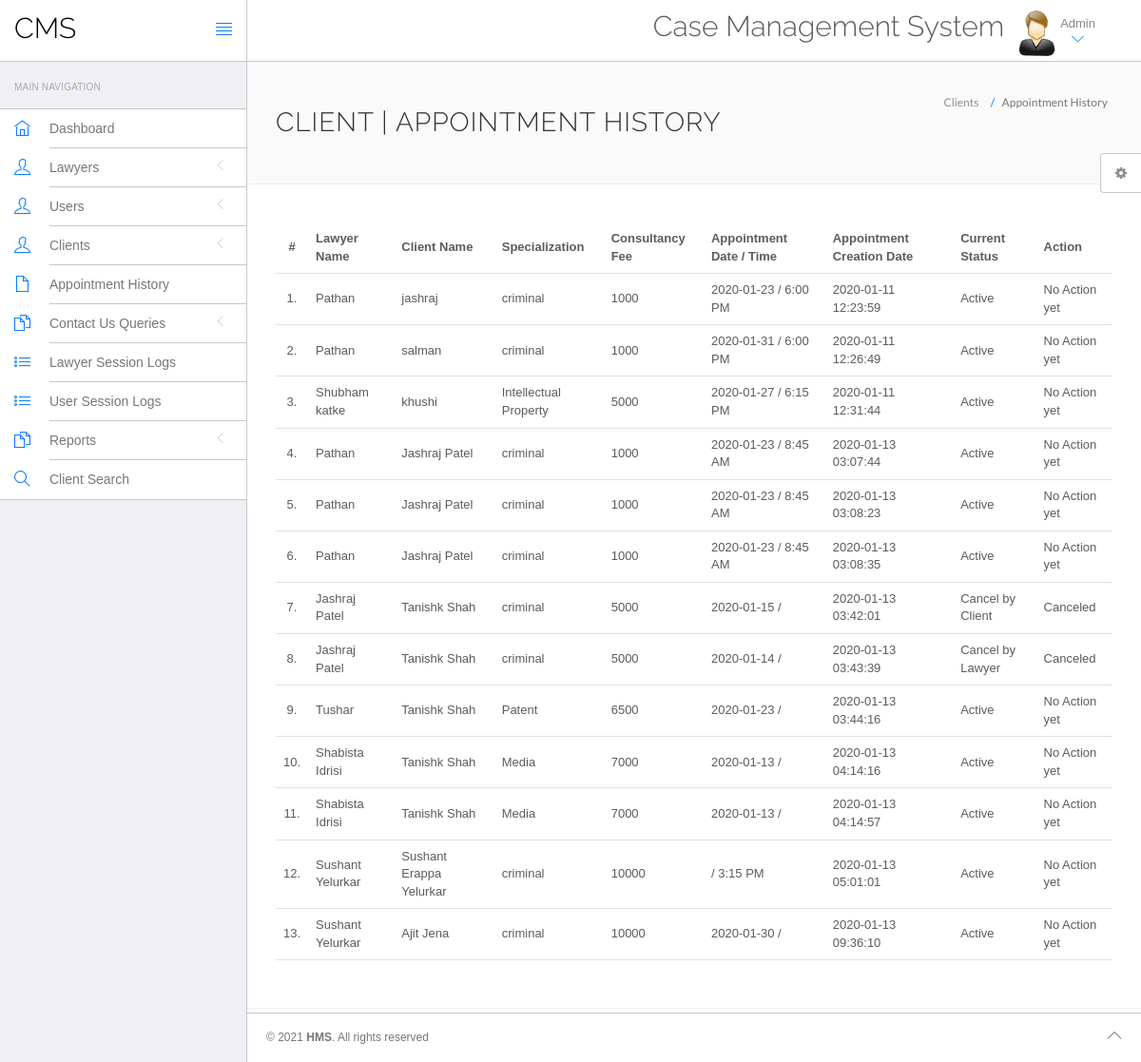
The app's page /hms/admin/appointment-history.php (signed in) with its own data.
### tables this page shows
CREATE TABLE `appointment` (
  `id` int(11) NOT NULL,
  `doctorSpecialization` varchar(255) DEFAULT NULL,
  `doctorId` int(11) DEFAULT NULL,
  `userId` int(11) DEFAULT NULL,
  `consultancyFees` int(11) DEFAULT NULL,
  `appointmentDate` varchar(255) DEFAULT NULL,
  `appointmentTime` varchar(255) DEFAULT NULL,
  `postingDate` timestamp NULL DEFAULT current_timestamp(),
  `userStatus` int(11) DEFAULT NULL,
  `doctorStatus` int(11) DEFAULT NULL,
  `updationDate` timestamp NULL DEFAULT NULL ON UPDATE current_timestamp()
);

CREATE TABLE `doctors` (
  `id` int(11) NOT NULL,
  `specilization` varchar(255) DEFAULT NULL,
  `doctorName` varchar(255) DEFAULT NULL,
  `LawyerCity` varchar(50) NOT NULL,
  `address` longtext DEFAULT NULL,
  `docFees` varchar(255) DEFAULT NULL,
  `contactno` bigint(11) DEFAULT NULL,
  `docEmail` varchar(255) DEFAULT NULL,
  `password` varchar(255) DEFAULT NULL,
  `creationDate` timestamp NULL DEFAULT current_timestamp(),
  `updationDate` timestamp NULL DEFAULT NULL ON UPDATE current_timestamp()
);

CREATE TABLE `users` (
  `id` int(11) NOT NULL,
  `fullName` varchar(255) DEFAULT NULL,
  `address` longtext DEFAULT NULL,
  `city` varchar(255) DEFAULT NULL,
  `gender` varchar(255) DEFAULT NULL,
  `email` varchar(255) DEFAULT NULL,
  `password` varchar(255) DEFAULT NULL,
  `regDate` timestamp NULL DEFAULT current_timestamp(),
  `updationDate` timestamp NULL DEFAULT NULL ON UPDATE current_timestamp()
);

### hms/admin/appointment-history.php (the view, shortened to what this page needs)
<?php
include('include/config.php');
?>
<!DOCTYPE html>
<html lang="en">
	<head>
		<link rel="stylesheet" href="vendor/bootstrap/css/bootstrap.min.css">
		<link rel="stylesheet" href="vendor/fontawesome/css/font-awesome.min.css">
		<link rel="stylesheet" href="vendor/themify-icons/themify-icons.min.css">
		<link href="vendor/animate.css/animate.min.css" rel="stylesheet" media="screen">
		<link href="vendor/perfect-scrollbar/perfect-scrollbar.min.css" rel="stylesheet" media="screen">
		<link href="vendor/switchery/switchery.min.css" rel="stylesheet" media="screen">
		<link href="vendor/bootstrap-touchspin/jquery.bootstrap-touchspin.min.css" rel="stylesheet" media="screen">
		<link href="vendor/select2/select2.min.css" rel="stylesheet" media="screen">
		<link href="vendor/bootstrap-datepicker/bootstrap-datepicker3.standalone.min.css" rel="stylesheet" media="screen">
		<link href="vendor/bootstrap-timepicker/bootstrap-timepicker.min.css" rel="stylesheet" media="screen">
		<link rel="stylesheet" href="assets/css/styles.css">
		<link rel="stylesheet" href="assets/css/plugins.css">
		<link rel="stylesheet" href="assets/css/themes/theme-1.css" id="skin_color" />
	</head>
	<body>
		<div id="app">
<?php include('include/sidebar.php');?>
			<div class="app-content">
					<?php include('include/header.php');?>
				<div class="main-content" >
					<div class="wrap-content container" id="container">
						<section id="page-title">
							<div class="row">
								<div class="col-sm-8">
									<h1 class="mainTitle">Client | Appointment History</h1>
																	</div>
								<ol class="breadcrumb">
									<li>
										<span>Clients </span>
									</li>
									<li class="active">
										<span>Appointment History</span>
									</li>
								</ol>
							</div>
						</section>
						<div class="container-fluid container-fullw bg-white">
									<div class="row">
								<div class="col-md-12">
									<table class="table table-hover" id="sample-table-1">
										<thead>
											<tr>
												<th class="center">#</th>
												<th class="hidden-xs">Lawyer Name</th>
												<th>Client Name</th>
												<th>Specialization</th>
												<th>Consultancy Fee</th>
												<th>Appointment Date / Time </th>
												<th>Appointment Creation Date  </th>
												<th>Current Status</th>
												<th>Action</th>
											</tr>
										</thead>
										<tbody>
<?php
$sql=mysqli_query($con,"select doctors.doctorName as docname,users.fullName as pname,appointment.*  from appointment join doctors on doctors.id=appointment.doctorId join users on users.id=appointment.userId ");
$cnt=1;
while($row=mysqli_fetch_array($sql))
{
?>
											<tr>
												<td class="center"><?php echo $cnt;?>.</td>
												<td class="hidden-xs"><?php echo $row['docname'];?></td>
												<td class="hidden-xs"><?php echo $row['pname'];?></td>
												<td><?php echo $row['doctorSpecialization'];?></td>
												<td><?php echo $row['consultancyFees'];?></td>
												<td><?php echo $row['appointmentDate'];?> / <?php echo
												 $row['appointmentTime'];?>
												</td>
												<td><?php echo $row['postingDate'];?></td>
												<td>
<?php if(($row['userStatus']==1) && ($row['doctorStatus']==1))
{
	echo "Active";
}
if(($row['userStatus']==0) && ($row['doctorStatus']==1))
{
	echo "Cancel by Client";
}
if(($row['userStatus']==1) && ($row['doctorStatus']==0))
{
	echo "Cancel by Lawyer";
}
												?></td>
												<td >
												<div class="visible-md visible-lg hidden-sm hidden-xs">
							<?php if(($row['userStatus']==1) && ($row['doctorStatus']==1))
{
echo "No Action yet";
	 } else {
		echo "Canceled";
		} ?>
												</div>
												</td>
											</tr>
											<?php
$cnt=$cnt+1;
											 }?>
										</tbody>
									</table>
								</div>
							</div>
								</div>
					</div>
				</div>
			</div>
	<?php include('include/footer.php');?>
	<?php include('include/setting.php');?>
		</div>
	</body>
</html>

### hms/admin/assets/css/themes/theme-1.css (style rules this page uses)
body { background: #FAFAFA; }

### records on screen
appointment: doctorId.doctorName "Pathan", userId.fullName "jashraj", doctorSpecialization "criminal", consultancyFees "1000", appointmentDate "2020-01-23", appointmentTime "6:00 PM", postingDate "2020-01-11 12:23:59", userStatus "Active"
appointment: doctorId.doctorName "Pathan", userId.fullName "salman", doctorSpecialization "criminal", consultancyFees "1000", appointmentDate "2020-01-31", appointmentTime "6:00 PM", postingDate "2020-01-11 12:26:49", userStatus "Active"
appointment: doctorId.doctorName "Shubham katke", userId.fullName "khushi", doctorSpecialization "Intellectual Property", consultancyFees "5000", appointmentDate "2020-01-27", appointmentTime "6:15 PM", postingDate "2020-01-11 12:31:44", userStatus "Active"
appointment: doctorId.doctorName "Pathan", userId.fullName "Jashraj Patel", doctorSpecialization "criminal", consultancyFees "1000", appointmentDate "2020-01-23", appointmentTime "8:45 AM", postingDate "2020-01-13 03:07:44", userStatus "Active"
appointment: doctorId.doctorName "Pathan", userId.fullName "Jashraj Patel", doctorSpecialization "criminal", consultancyFees "1000", appointmentDate "2020-01-23", appointmentTime "8:45 AM", postingDate "2020-01-13 03:08:23", userStatus "Active"
appointment: doctorId.doctorName "Pathan", userId.fullName "Jashraj Patel", doctorSpecialization "criminal", consultancyFees "1000", appointmentDate "2020-01-23", appointmentTime "8:45 AM", postingDate "2020-01-13 03:08:35", userStatus "Active"
appointment: doctorId.doctorName "Jashraj Patel", userId.fullName "Tanishk Shah", doctorSpecialization "criminal", consultancyFees "5000", appointmentDate "2020-01-15", postingDate "2020-01-13 03:42:01", userStatus "Cancel by Client"
appointment: doctorId.doctorName "Jashraj Patel", userId.fullName "Tanishk Shah", doctorSpecialization "criminal", consultancyFees "5000", appointmentDate "2020-01-14", postingDate "2020-01-13 03:43:39", userStatus "Cancel by Lawyer"
appointment: doctorId.doctorName "Tushar", userId.fullName "Tanishk Shah", doctorSpecialization "Patent", consultancyFees "6500", appointmentDate "2020-01-23", postingDate "2020-01-13 03:44:16", userStatus "Active"
appointment: doctorId.doctorName "Shabista Idrisi", userId.fullName "Tanishk Shah", doctorSpecialization "Media", consultancyFees "7000", appointmentDate "2020-01-13", postingDate "2020-01-13 04:14:16", userStatus "Active"
appointment: doctorId.doctorName "Shabista Idrisi", userId.fullName "Tanishk Shah", doctorSpecialization "Media", consultancyFees "7000", appointmentDate "2020-01-13", postingDate "2020-01-13 04:14:57", userStatus "Active"
appointment: doctorId.doctorName "Sushant Yelurkar", userId.fullName "Sushant Erappa Yelurkar", doctorSpecialization "criminal", consultancyFees "10000", appointmentTime "3:15 PM", postingDate "2020-01-13 05:01:01", userStatus "Active"
appointment: doctorId.doctorName "Sushant Yelurkar", userId.fullName "Ajit Jena", doctorSpecialization "criminal", consultancyFees "10000", appointmentDate "2020-01-30", postingDate "2020-01-13 09:36:10", userStatus "Active"
